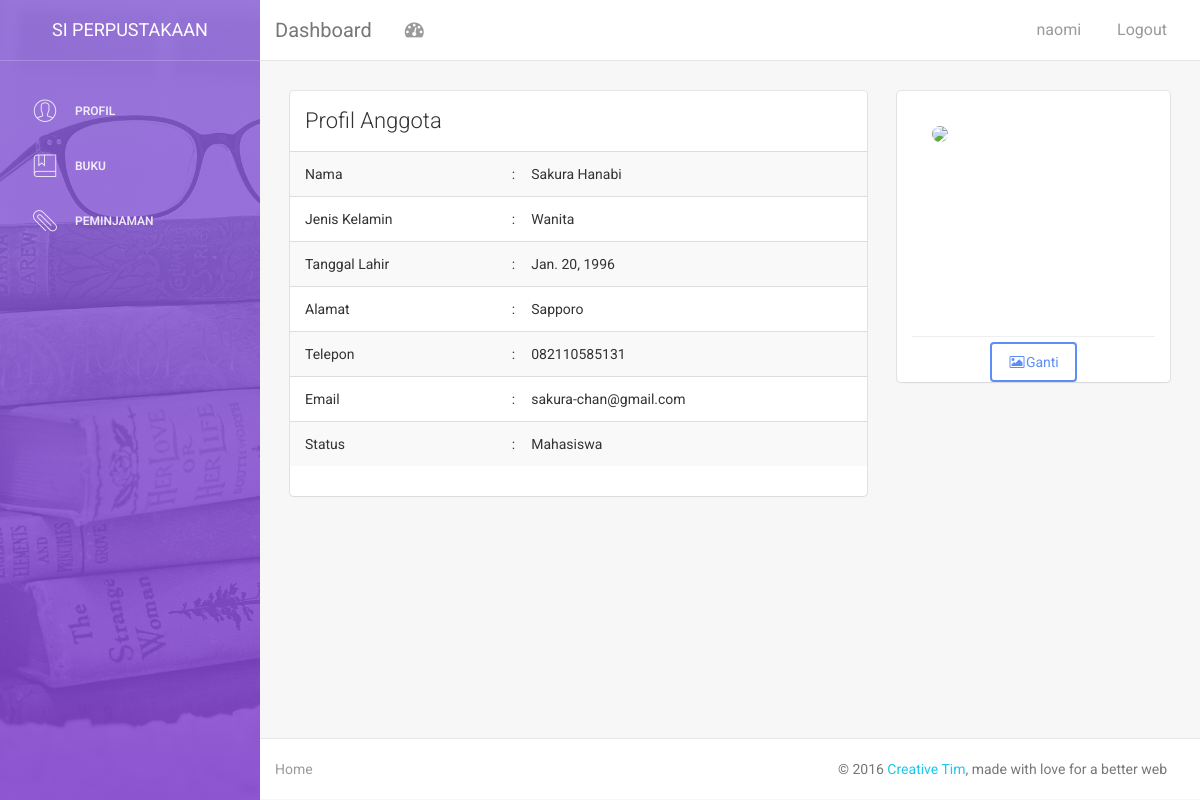
Screenshot of / (signed in) with the database file from the repository.
### anggota/models.py (models this page shows, shortened)
class biodata(models.Model):
	JENIS_KELAMIN_CHOICE = {
		('Pria','pria'),
		('Wanita','wanita')
	}
	PILIH_STATUS_CHOICE = {
		('Bekerja','bekerja'),
		('Pelajar','pelajar'),
		('Mahasiswa','mahasiswa'),
		('Umum','umum')
	}
	nama = models.CharField(max_length = 100)
	jenis_kelamin = models.CharField(max_length = 15, choices = JENIS_KELAMIN_CHOICE)
	tgl_lahir = models.DateField()
	alamat = models.TextField()
	no_telepon = models.CharField(max_length=12)
	email = models.EmailField()
	status = models.CharField(max_length = 50, choices = PILIH_STATUS_CHOICE)
	foto_anggota = models.ImageField(upload_to = "upload", null = True)

### anggota/views.py (the view)
# urls.py: url(r'^$', anggota_views.profil),
@login_required(login_url=settings.LOGIN_URL)
def profil(request):
	anggota = biodata.objects.get(id=request.session['anggota_id'])
	return render(request,'profil.html', {'anggota':anggota})

### anggota/templates/profil.html (shortened to what this page needs)
{% extends "base.html" %}
{% block content %}
                    <div class="col-md-8">
                        <div class="card">
                            <div class="header">
                                <h4 class="title">Profil Anggota</h4>
                            </div>
                            <div class="content table-responsive table-full-width">
                                <table class="table table-hover table-striped">
   								<tbody>
								<tr>
									<td>Nama</td>
									<td style="width: 10px;">:</td>
									<td>{{ anggota.nama }}</td>
								</tr>
								<tr>
									<td>Jenis Kelamin</td>
									<td style="width: 10px;">:</td>
									<td>{{ anggota.jenis_kelamin }}</td>
								</tr>
								<tr>
									<td>Tanggal Lahir</td>
									<td style="width: 10px;">:</td>
									<td>{{ anggota.tgl_lahir }}</td>
								</tr>
								<tr>
									<td>Alamat</td>
									<td style="width: 10px;">:</td>
									<td>{{ anggota.alamat }}</td>
								</tr>
								<tr>
									<td>Telepon</td>
									<td style="width: 10px;">:</td>
									<td>{{ anggota.no_telepon }}</td>
								</tr>
								<tr>
									<td>Email</td>
									<td style="width: 10px;">:</td>
									<td>{{ anggota.email }}</td>
								</tr>
								<tr>
									<td>Status</td>
									<td style="width: 10px;">:</td>
									<td>{{ anggota.status }}</td>
								</tr>
							</tbody>
                                </table>
                            </div>
                        </div>
                    </div>
  <div class="col-md-4">
        <div class="card card-user">
            <div class="content image" id="foto-anggota">
                    <img src="/media/{{ anggota.foto_anggota }}" class="img-circle" style="padding:20px;" />
            </div>
        <hr>
        <div class="text-center">
            <button id="ganti-foto-button" class="btn btn-primary btn-xm" data-toggle="modal" data-target="#gantiFotoModal"><i class="fa fa-photo"></i>Ganti</button>
        </div>
       	</div>
  </div>
{% endblock %}

### templates/base.html (shortened to what this page needs)
{% load staticfiles %}
<!DOCTYPE html>
<html lang="en">
<head>
    {% include "head.html" %}
</head>
<body>
<div class="wrapper">
    <div class="sidebar" data-color="purple" data-image="{% static 'img/stack-of-books.jpg' %}">
<div class="sidebar-wrapper">
            <div class="logo">
                <a href="/" class="simple-text">
                    SI Perpustakaan
                </a>
            </div>
            <ul class="nav">
                <li>
                    <a href="/">
                        <i class="pe-7s-user"></i>
                        <p>Profil</p>
                    </a>
                </li>
                <li>
                    <a href="/daftar_pinjam_buku/">
                        <i class="pe-7s-notebook"></i>
                        <p>Buku</p>
                    </a>
                </li>
                <li>
                    <a href="/pinjam_buku/">
                        <i class="pe-7s-paperclip"></i>
                        <p>Peminjaman</p>
                    </a>
                </li>
            </ul>
        </div>
    </div>
    <div class="main-panel">
        <nav class="navbar navbar-default navbar-fixed">
            <div class="container-fluid">
                <div class="navbar-header">
                    <a class="navbar-brand" href="#">Dashboard</a>
                </div>
                <div class="collapse navbar-collapse">
                    <ul class="nav navbar-nav navbar-left">
                        <li>
                            <a href="#" class="dropdown-toggle" data-toggle="dropdown">
                                <i class="fa fa-dashboard"></i>
                            </a>
                        </li>
                    </ul>
                    <ul class="nav navbar-nav navbar-right">
                        {% if request.user.is_authenticated %}
                            <li><a href="">{{ request.session.username }}</a></li>
                            <li><a href="/logout/">Logout</a></li>
                        {% endif %}
                    </ul>
                </div>
            </div>
        </nav>
        <div class="content">
            <div class="container-fluid">
                <div class="row">
                {% block content %}
                {% endblock %}
                </div>
            </div>
        </div>
        <footer class="footer">
            <div class="container-fluid">
                <nav class="pull-left">
                    <ul>
                        <li>
                            <a href="/">
                                Home
                            </a>
                        </li>
                    </ul>
                </nav>
                <p class="copyright pull-right">
                    &copy; 2016 <a href="http://www.creative-tim.com">Creative Tim</a>, made with love for a better web
                </p>
            </div>
        </footer>
    </div>
</div>
</body>
</html>

### rows the page displays
biodata: nama "Sakura Hanabi", jenis_kelamin "Wanita", tgl_lahir "Jan. 20, 1996", alamat "Sapporo", no_telepon "082110585131", email "sakura-chan@gmail.com", status "Mahasiswa"

### other values shown
{{ request.session.username }} "naomi"
